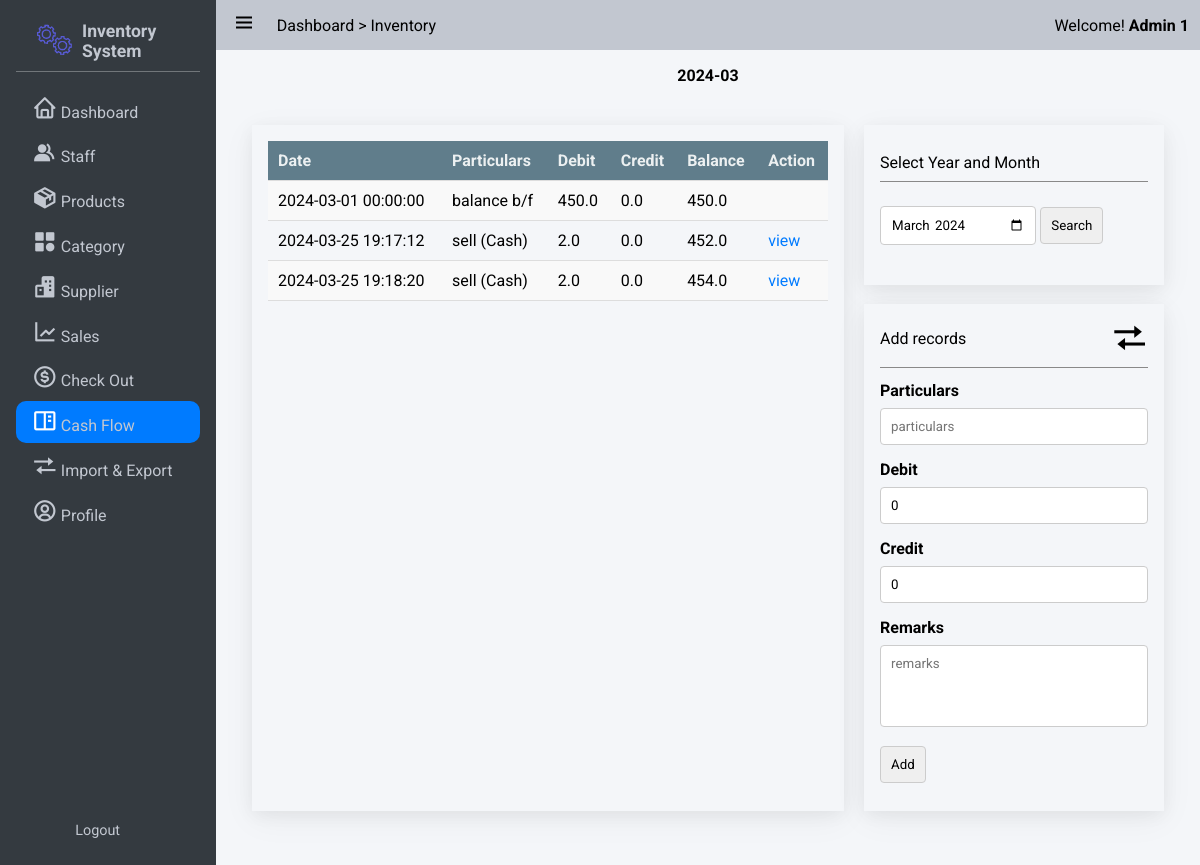
The page /cashflow/ (signed in) on the database as committed earlier.
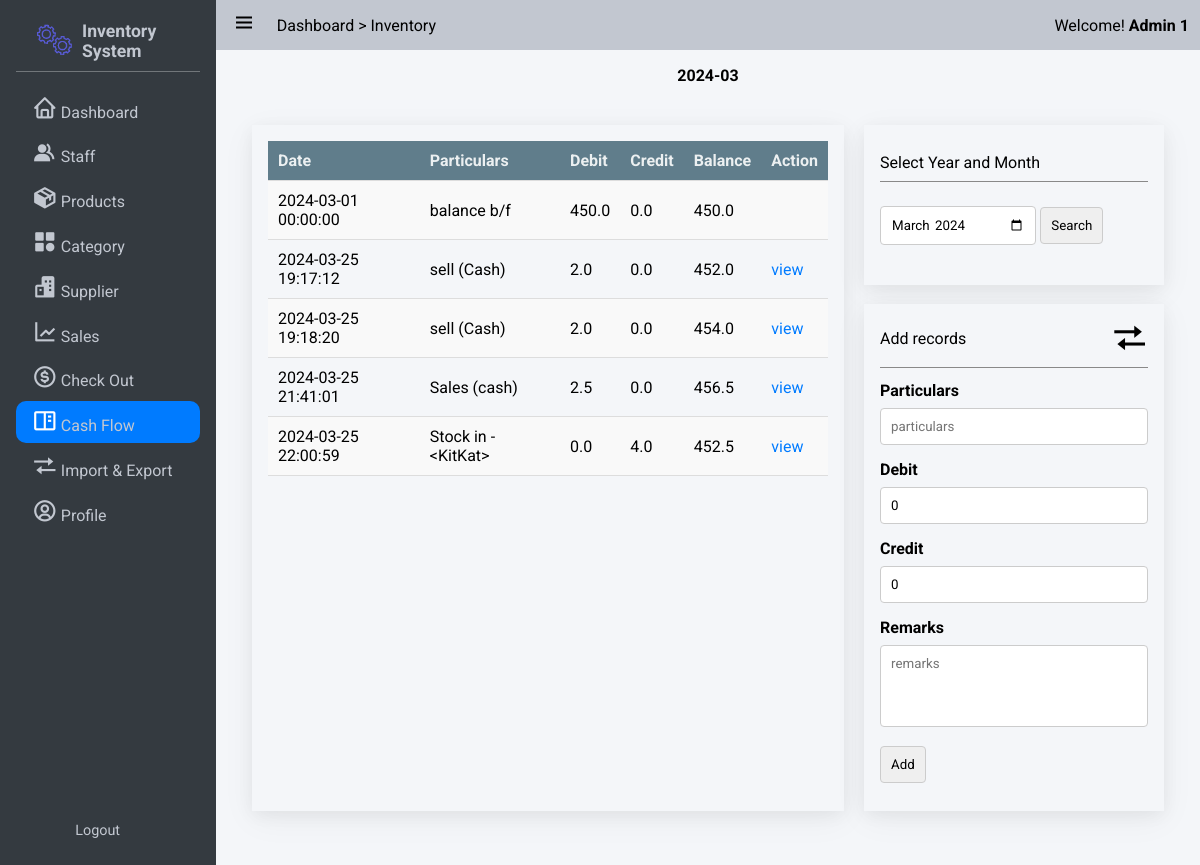
The same page on the database as committed later.
### app/models/cashflow.py (models this page shows, shortened)
class Cashflow(db.Model):
    id = db.Column(db.Integer, primary_key=True)
    particulars = db.Column(db.String(255), nullable=False)
    date = db.Column(db.DateTime, nullable=False)
    debit = db.Column(db.Float, default=0)
    credit = db.Column(db.Float, default=0)
    balance = db.Column(db.Float, default=0)
    remarks = db.Column(db.String(255))

### app/cashflow/routes.py (the view)
@bp.route('/', methods=['GET'])
def index():
    selected_month =  datetime.today() if not request.args.get('date') else datetime.strptime(request.args.get('date'),'%Y-%m').replace(day=1).date()
    selected_month = datetime.strftime(selected_month,'%Y-%m-%d')
    selected_month = datetime.strptime(selected_month,"%Y-%m-%d").replace(day=1,hour=0,minute=0,second=0)
    first_day_of_month, last_day_of_month, _,_= get_month_value(selected_month)
    if not Cashflow.query.filter(Cashflow.date == first_day_of_month).first():
        init_current_month()
    check_last_month_balance(selected_month)
    cashflows = Cashflow.query.filter(Cashflow.date >= first_day_of_month,Cashflow.date<=last_day_of_month).order_by(Cashflow.date).all()
    return render_template('cashflow.html',cashflows = cashflows,date = datetime.strftime(selected_month,'%Y-%m'))

### app/auth.py (called while the page is built)
@login_manager.user_loader
def load_user(user_id):
    return User.query.get(int(user_id))

### app/cashflow/routes.py (called while the page is built)
def get_month_value(date):
    first_day_month = datetime.strftime(date,"%Y-%m-%d %H:%M:%S")
    first_day_month = datetime.strptime(first_day_month,"%Y-%m-%d %H:%M:%S").replace(day=1,hour=0,minute=0,second=0)
    next_month = first_day_month.replace(day=28) + timedelta(days=4)
    lastday_of_month = next_month.replace(day=1) - timedelta(days=1)
    lastday_of_month = lastday_of_month.replace(hour=23,minute=59,second=59)
    lastday_of_previous_month = first_day_month.replace(day=1) - timedelta(days=1)
    lastday_of_previous_month = lastday_of_previous_month.replace(hour=23,minute=59,second=59)
    firstday_of_previous_month = lastday_of_previous_month.replace(day=1,hour=0,minute=0,second=0)
    return first_day_month, lastday_of_month, firstday_of_previous_month, lastday_of_previous_month

### app/templates/cashflow.html (shortened to what this page needs)
{% extends 'base.html' %}
{% block nav_cashflow %}active{% endblock %}
{% block css_style %}
    <link rel="stylesheet" href="{{url_for('static',filename='css/table.css')}}">
    <link rel="stylesheet" href="{{url_for('static',filename='css/form.css')}}">
    <link rel="stylesheet" href="{{url_for('static',filename='css/flex.css')}}">
    <link rel="stylesheet" href="{{url_for('static',filename='css/grid.css')}}">
{% endblock %}
{% block content %}
<h4 style="text-align: center;">{{date}}</h4>
<div class="grid-container four-two-grid">
    <div class="card" style="max-height: 763px; overflow-y: scroll;">
        <table>
            <tr>
                <th>Date</th>
                <th>Particulars</th>
                <th>Debit</th>
                <th>Credit</th>
                <th>Balance</th>
                <th>Action</th>
            </tr>
            {% for row in cashflows %}
            <tr>
                <td>{{row.date}}</td>
                <td>{{row.particulars}}</td>
                <td>{{row.debit}}</td>
                <td>{{row.credit}}</td>
                <td>{{row.balance}}</td>
                <td>{% if row.particulars != "balance b/f" %}<a href="{{url_for('cashflow.record_detail',id=row.id)}}">view</a> {% endif %}</td>
            </tr>
            {% endfor %}
        </table>
    </div>
    <div class="flex flex-center-center flex-direction-column">
        <div class="card" style="justify-content: space-evenly  !important;">
            <div class="card-header">Select Year and Month</div>
            <div class="card-contents">
                <form action="{{url_for('cashflow.index',id=current_user.id)}}" method='get'>
                    <input type="month" name="date" value="{{date}}" />
                    <input type="submit" value="Search">
                </form>
            </div>
        </div>
        <br>
        <div class="card">
            <div class="card-header">
                <div class="flex flex-between-center">
                    <p id="switch-text">Add records</p>
                    <i class='bx bx-transfer' id="switch-btn" style="cursor: pointer;"></i>
                </div>
            </div>
            <div class="card-contents">
                <form action="{{url_for('cashflow.add_cashflow')}}" method="post" id="add-form">
                    <label for="particulars">Particulars</label>
                    <input type="text" placeholder="particulars" name="particulars">
                    <label for="particulars">Debit</label>
                    <input type="number" placeholder="debit" name="debit" value="0" min="0.00" step="0.01" required>
                    <label for="particulars">Credit</label>
                    <input type="number" placeholder="credit" name="credit" value="0" min="0.00" step="0.01" required>
                    <label for="particulars">Remarks</label>
                    <textarea type="text" placeholder="remarks" value="" name="remark" style=" resize: none;" rows="4"></textarea>
                    <input type="submit" value="Add">
                </form>
            </div>
        </div>
    </div>
</div>
{% endblock %}

Rows that differ between the two databases and show on the page:
added Cashflow: date "2024-03-25 21:41:01", particulars "Sales (cash)", debit "2.5", credit "0.0", balance "456.5"
added Cashflow: date "2024-03-25 22:00:59", particulars "Stock in - <KitKat>", debit "0.0", credit "4.0", balance "452.5"
